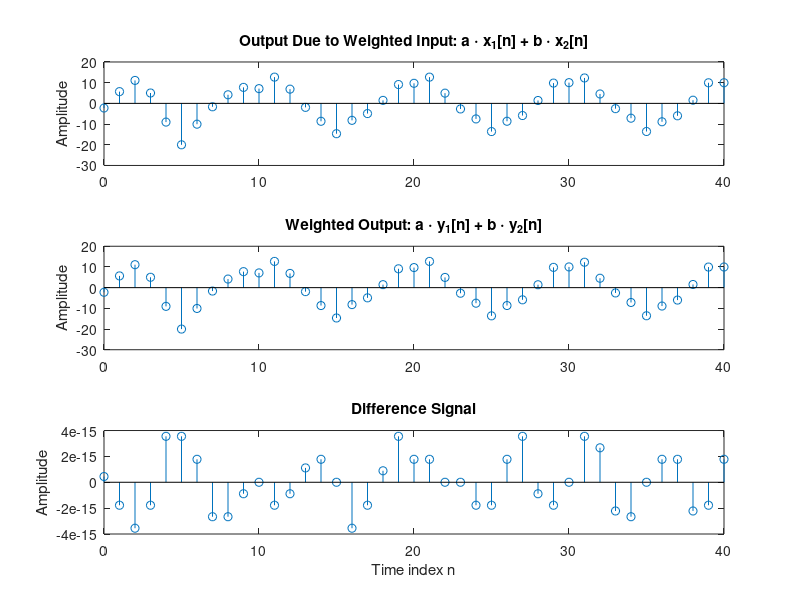

Recreate this plot in MATLAB.
% Program P2_3
% Generate the input sequences
% clf;
n = 0:40;
a = 2;b = -3;
x1 = cos(2*pi*0.1*n);
x2 = cos(2*pi*0.4*n);
x = a*x1 + b*x2;
num = [2.2403 2.4908 2.2403];
den = [1 -0.4 0.75];
ic = [0 0]; % Set zero initial conditions
y1 = filter(num,den,x1,ic); % Compute the output y1[n]
y2 = filter(num,den,x2,ic); % Compute the output y2[n]
y = filter(num,den,x,ic); % Compute the output y[n]
yt = a*y1 + b*y2; 
d = y - yt; % Compute the difference output d[n]
% Plot the outputs and the difference signal
subplot(3,1,1)
stem(n,y);
ylabel('Amplitude');
title('Output Due to Weighted Input: a \cdot x_{1}[n] + b \cdot x_{2}[n]');
subplot(3,1,2)
stem(n,yt);
ylabel('Amplitude');
title('Weighted Output: a \cdot y_{1}[n] + b \cdot y_{2}[n]');
subplot(3,1,3)
stem(n,d);
%axis([0, 40, -1, 1]); %add
xlabel('Time index n');ylabel('Amplitude');
title('Difference Signal');
